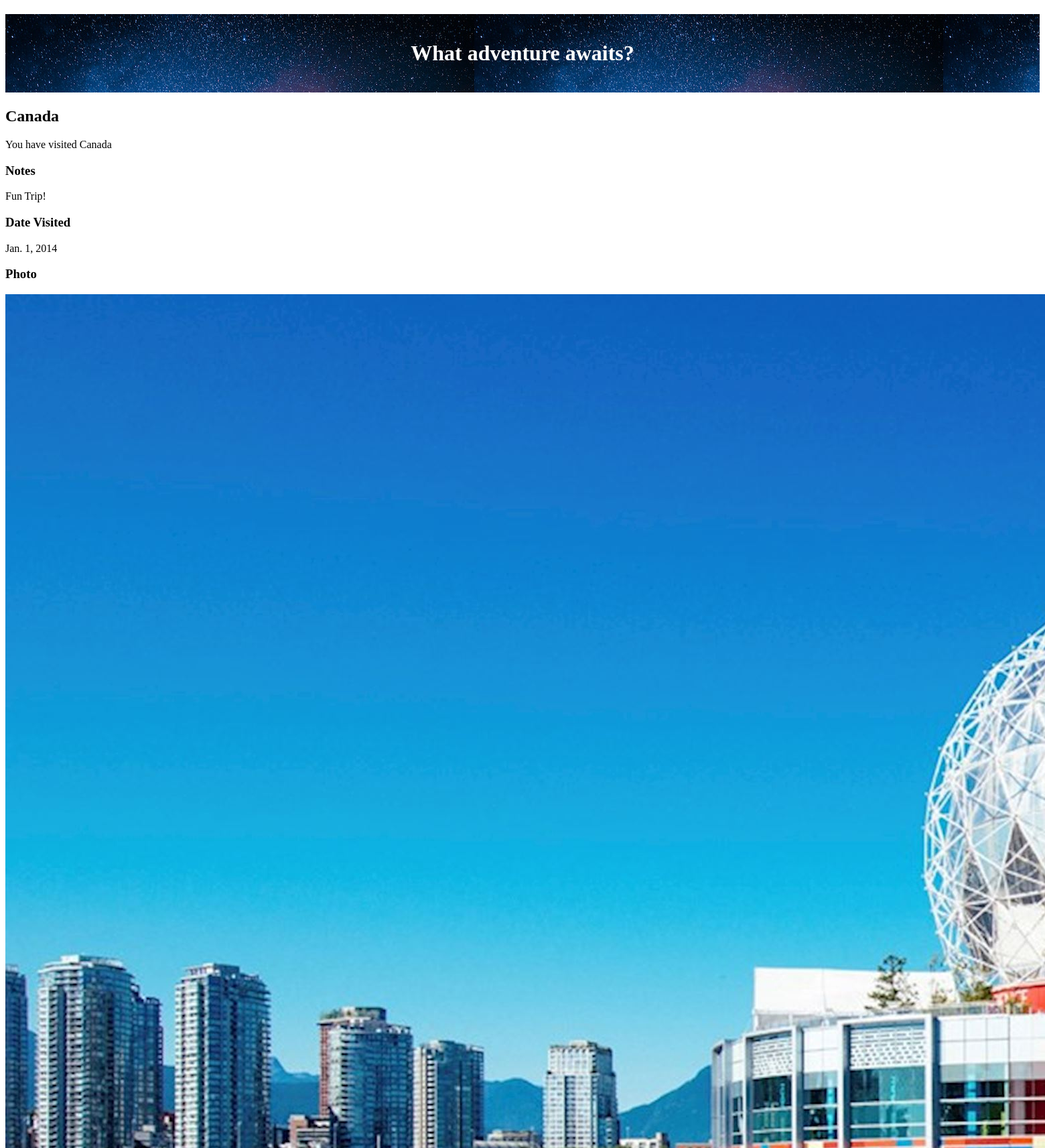
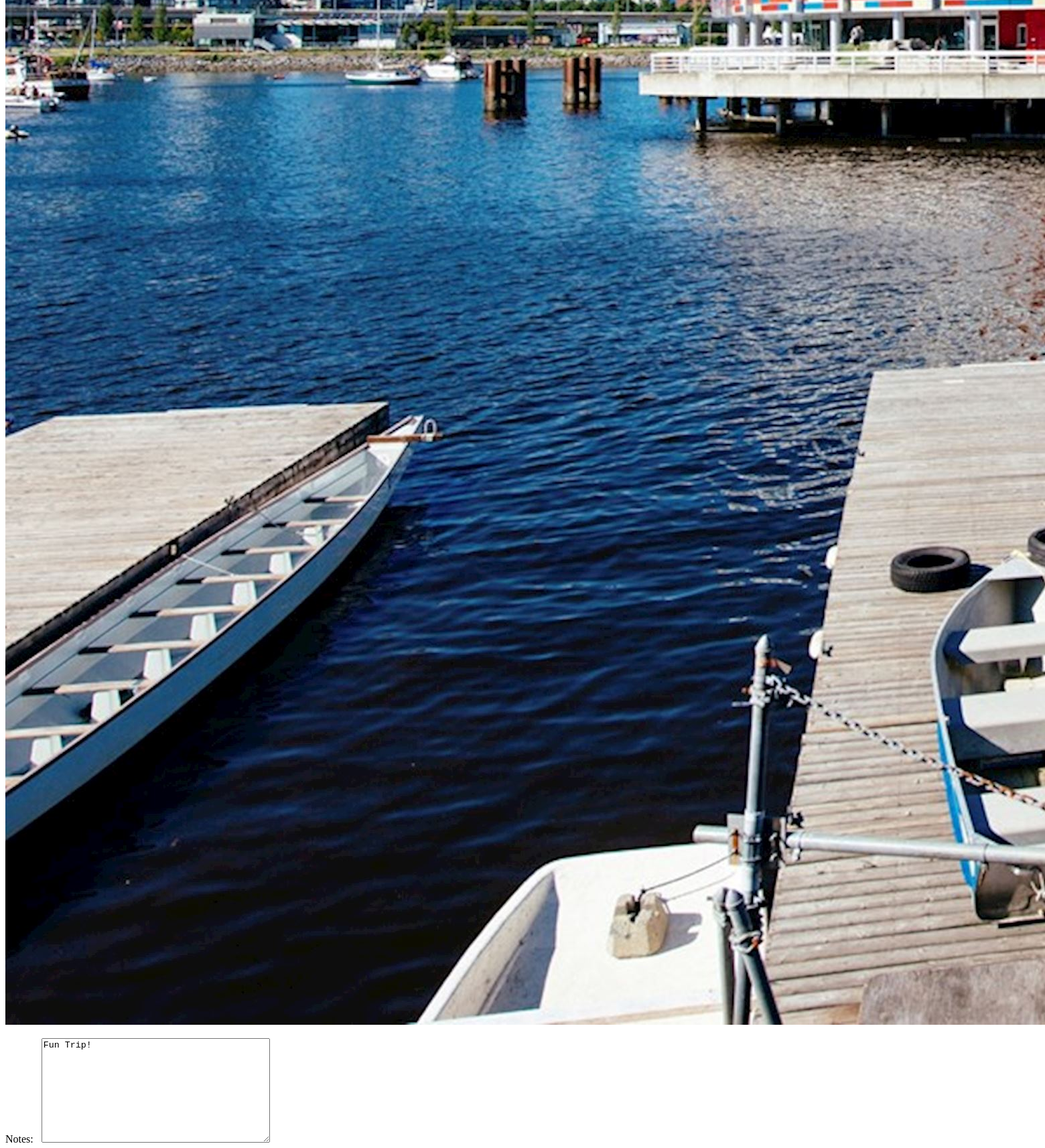
Screenshot of /place/11 (signed in, upper part) with the database file from the repository (2 pictures, top to bottom).
### travel_wishlist/models.py (models this page shows, shortened)
class Place(models.Model):
    user = models.ForeignKey('auth.User', null=False, on_delete=models.CASCADE)
    name = models.CharField(max_length=200)#Max length of title
    visited = models.BooleanField(default=False)#True/False field
    notes = models.TextField(blank=True, null=True)
    date_visited = models.DateField(blank=True, null=True)
    photo = models.ImageField(upload_to='user_images/', blank=True, null=True)

### travel_wishlist/views.py (the view)
# urls.py: path('place/<int:place_id>', views.place_details, name='place_details'),# creates url for each individual place in the users list
@login_required
def place_details(request, place_id):
    message = messages
    place = get_object_or_404(Place, id=place_id)
    if place.user != request.user:
        return HttpResponseForbidden()
    if request.method == 'POST':
        form = TripReviewForm(request.POST, request.FILES, instance=place)
        if form.is_valid():
            form.save()
            message.info(request, 'Trip information updated')
        else:
            message.error(request, form.errors)
        return redirect('place_details', place_id=place_id)
    else:
        if place.visited:
            review_form = TripReviewForm(instance=place)
            return render(request, 'travel_wishlist/place_detail.html', {'place':place, 'review_form':review_form })
        else:
            return render(request, 'travel_wishlist/place_detail.html', {'place':place})

### travel_wishlist/forms.py
class TripReviewForm(forms.ModelForm):
    class Meta:
        model = Place
        fields = ('notes', 'date_visited', 'photo')
        widgets = {
            'date_visited': DateInput()
        }

### travel_wishlist/templates/travel_wishlist/place_detail.html (shortened to what this page needs)
{% extends 'travel_wishlist/base.html' %}
{% load static %}
{% block content %}
<h2>{{ place.name }}</h2>
{% if place.visited %}
    <p>You have visited {{ place.name }}</p>
    <h3>Notes</h3>
    <p>{{ place.notes | default:"No notes created."}}</p>
    <h3>Date Visited</h3>
    <p>{{ place.date_visited | default:"Have not visited this place yet or date not set."}}</p>
    <h3>Photo</h3>
    {% if place.photo %}
        <img src="{{ place.photo.url }}">
    {% else %}
        <p>Photo not available</p>
    {% endif %}
    <form action="{% url 'place_details' place.id %}" method="POST" enctype="multipart/form-data">
        {{review_form.as_p}}
    </form>
{% else %}
    <p>You have not visited {{ place.name }}</p>
    <form action="{% url 'place_was_visited' place.id %}" method="POST">
        {% csrf_token %}
        <button type="submit" class="visited">Visited!</button>
    </form>
{% endif %}
{% endblock %}

### travel_wishlist/static/css/styles.css (style rules this page uses)
label { display: inline-block; padding-right: 8px; }

### rows the page displays
Place: name "Canada", notes "Fun Trip!", date_visited "Jan. 1, 2014", photo (picture)
